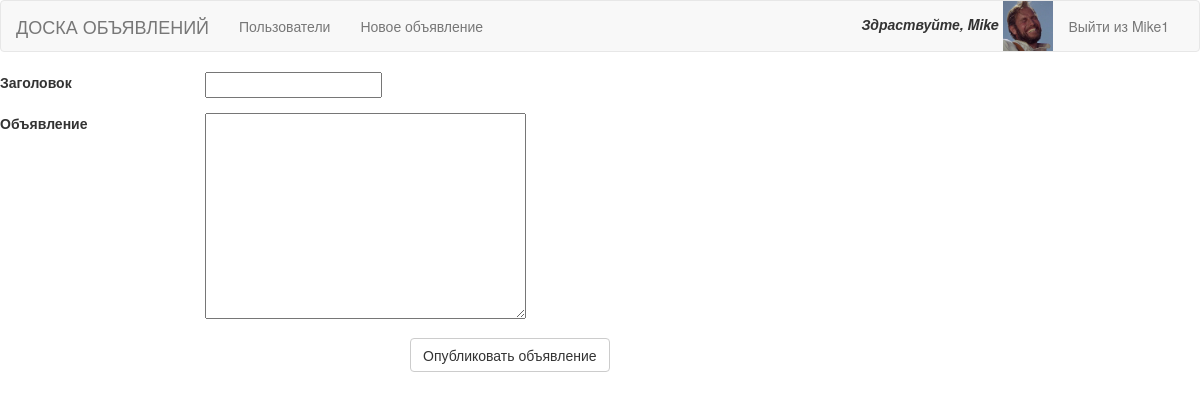
/post_bullet/ (signed in), run on the app's committed database.
### bulletin/models.py (models this page shows)
class MyUser(AbstractUser):
    follows = models.ManyToManyField(
       'self',
       related_name='followers',
       symmetrical=False
    )
    avatar = models.ImageField(
       upload_to='user_images/',
       default='user_images/None/no-avatar.jpg'
    )

### bulletin/views.py (the view)
# urls.py: url(r'^post_bullet/', views.post_bullet, name='post_bullet'),
@login_required
def post_bullet(request):
    instance = Bullet(user_posted=request.user)
    if request.method == 'POST':
        form = BulletForm(request.POST)
        if form.is_valid():
            bullet = form.save(commit=False)
            bullet.user_posted = request.user
            print(bullet.user_posted.id)
            bullet.save()
            return redirect(reverse('bullets'))
        return render(request, 'post_bullet.html', {'form': form})
    else:
        form = BulletForm()
    return render(request, 'post_bullet.html', {'form': form})

### bulletin/forms.py
class BulletForm(forms.ModelForm):
    description = forms.CharField(
       widget=forms.Textarea,
       label='Объявление'
    )
    class Meta:
        model = Bullet
        exclude = ('user_posted',)

### bulletin/templates/post_bullet.html (shortened to what this page needs)
{% extends 'base.html' %}
{% block body %}
<form action="{% url 'post_bullet' %}" method="post" class="form-horizontal" enctype="multipart/form-data">
    {% for i in form %}
    <div class="form-group">
        <label class="col-sm-2">{{ i.label }}</label>
        <div class="col-sm-4">
            <div>
                {{ i }}
            </div>
        </div>
    </div>
    {% endfor %}
    <div class="form-group">
        <div class="col-sm-offset-4 col-sm-4">
            <input type="submit" value="Опубликовать объявление" class="btn btn-default"/>
        </div>
    </div>
</form>
{% endblock %}

### bulletin/templates/base.html (shortened to what this page needs)
{% load static %}
<!DOCTYPE html>
<html lang="en">
<head>
    <link rel="stylesheet" type="text/css" href="{% static 'css/bootstrap.css' %}">
</head>
<body>
<nav class="navbar navbar-default">
  <div class="container-fluid">
    <div class="navbar-header">
      <a class="navbar-brand" href="{% url 'bullets' %}">ДОСКА ОБЪЯВЛЕНИЙ</a>
    </div>
    <div class="collapse navbar-collapse" id="navbar">
      <ul class="nav navbar-nav">
        <li><a href="{% url 'users' %}">Пользователи</a></li>
        {% if user.is_authenticated %}
            <li><a href="{% url 'post_bullet' %}">Новое объявление</a></li>
        {% endif %}
      </ul>
      <ul class="nav navbar-nav navbar-right">
        {% if user.is_authenticated %}
            <li><div><i><b>Здраствуйте, {{ user.get_short_name }}</b></i><img src={{ user.avatar.url }} style="max-height:50px;margin-left:5px"/></div></li>
            <li><a href="{% url 'logout' %}">Выйти из {{ user.get_username }}</a></li>
        {% else %}
            <li><div style="padding-top:15px"><i><b>Вы вошли как Гость</b></i></div></li>
            <li><a href="{% url 'signup' %}">Зарегистрироваться</a></li>
            <li><a href="{% url 'login' %}">Войти</a></li>
        {% endif %}
      </ul>
    </div>
  </div>
</nav>
    <div>
        {% block body %}Redefined by spawnlings{% endblock %}
    </div>
</body>
</html>

### data on the page
MyUser: get_short_name "Mike", avatar (picture), get_username "Mike1"

### other printed values
{{ i.label }} "Заголовок" "Объявление"
